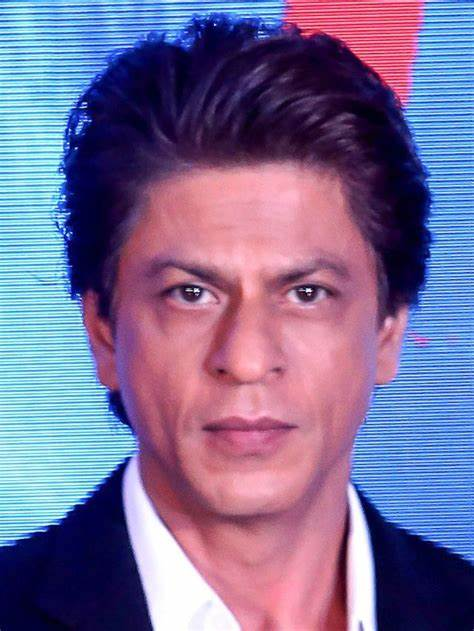
#> input picture image/srk.jpg, 474 x 631 px
$ python masking.py
#> lines starting #> are read from the running program, lines starting #| are printed output that depends on the picture; after the words box and inside, x2 and y2 are one past the last pixel; in counts of white or black regions, pixels touching at a corner belong together
import cv2 as cv
import numpy as np

img = cv.imread('image/srk.jpg')
#> img is the input picture: shape (631, 474, 3); mean B, G, R 148.6, 109, 122.9
#cv.imshow('image',img)

blank = np.zeros(img.shape[ : 2], dtype= 'uint8')
#cv.imshow('blankimage',blank)

mask = cv.circle(blank,(img.shape[1]//2,img.shape[0]//2),150,250,-1)
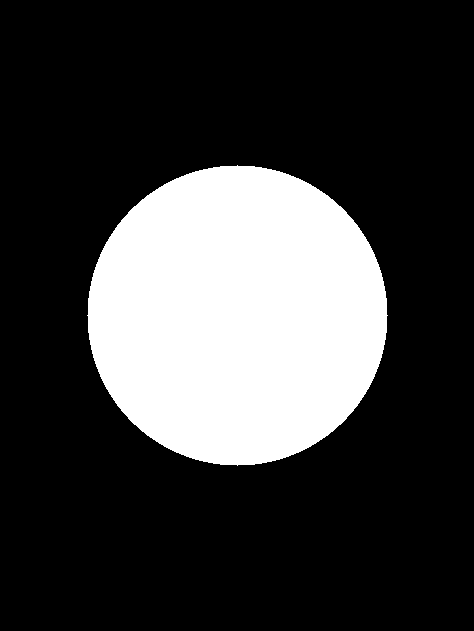
#> blank: shape (631, 474); values 0 (black) and 250 (white), 23.6% white; 1 white region, box (x1, y1, x2, y2) and area: (87, 165, 388, 466) 70681
#150=radius,color,thickness
#cv.imshow('maskimage',mask)

masked = cv.bitwise_and(img,img,mask= mask)
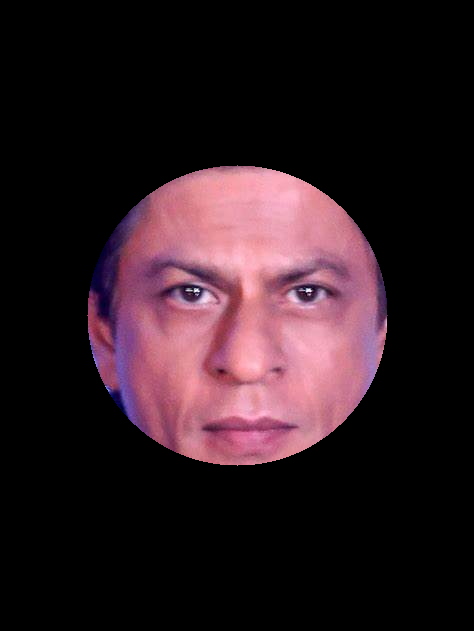
#> masked: shape (631, 474, 3); mean B, G, R 32.8, 26.8, 44.6
cv.imshow('maskedimage',masked)


cv.waitKey(0)

$ run again, with image/friends.jpg copied over image/srk.jpg
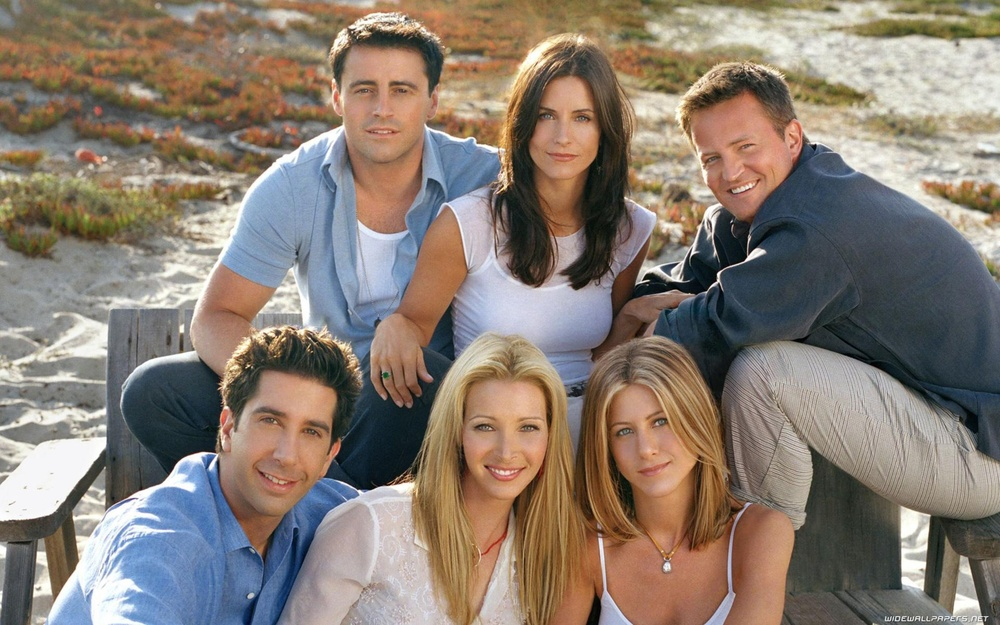
#> input picture image/friends.jpg, 1000 x 625 px, shrunk from 1920 x 1200 before the run
#> img is the input picture: shape (625, 1000, 3); mean B, G, R 113.2, 124.2, 136.4
#> `mask = cv.circle(blank,(img.shape[1]//2,img.shape[0]//2),150,250,-1)`:
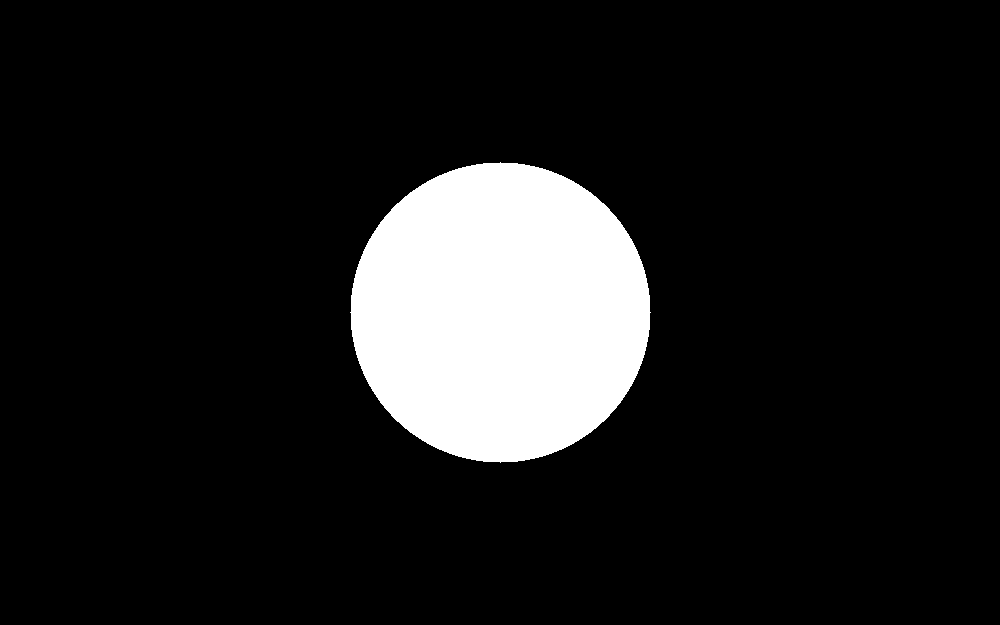
#> blank: shape (625, 1000); values 0 (black) and 250 (white), 11.3% white; 1 white region, box (x1, y1, x2, y2) and area: (350, 162, 651, 463) 70681
#> `masked = cv.bitwise_and(img,img,mask= mask)`:
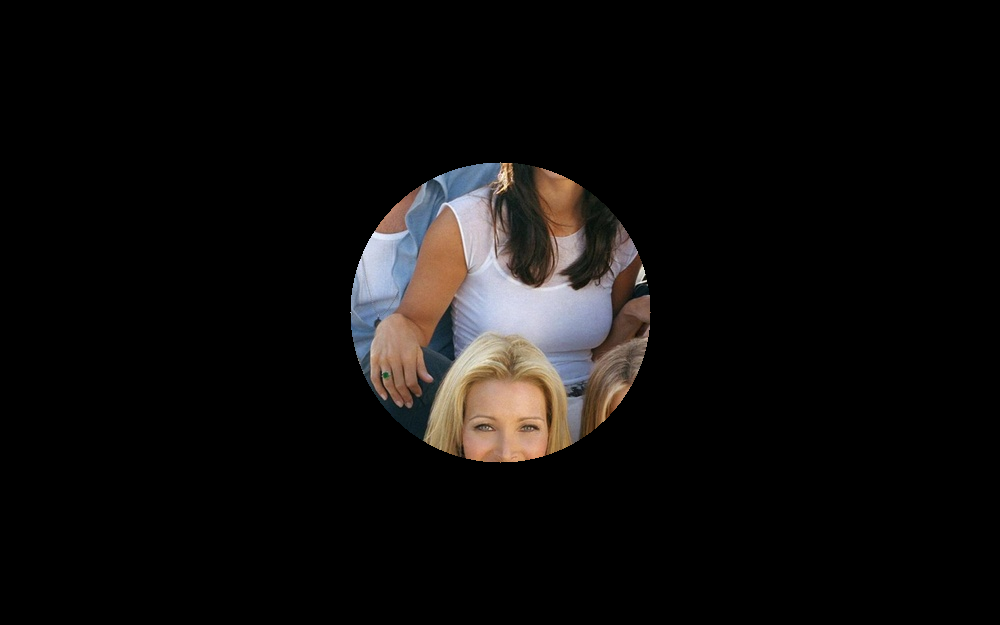
#> masked: shape (625, 1000, 3); mean B, G, R 12.7, 13.5, 15.2

$ run again, with image/gal gadot.jpg copied over image/srk.jpg
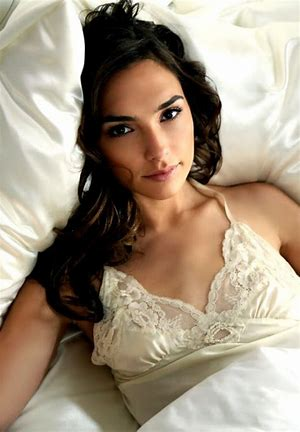
#> input picture image/gal gadot.jpg, 300 x 432 px
#> img is the input picture: shape (432, 300, 3); mean B, G, R 127.2, 146.3, 161.4
#> `mask = cv.circle(blank,(img.shape[1]//2,img.shape[0]//2),150,250,-1)`:
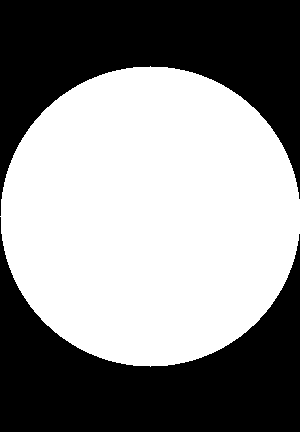
#> blank: shape (432, 300); values 0 (black) and 250 (white), 54.5% white; 2 black regions, box (x1, y1, x2, y2) and area: (0, 0, 300, 216) 29610, (0, 217, 300, 432) 29310
#> `masked = cv.bitwise_and(img,img,mask= mask)`:
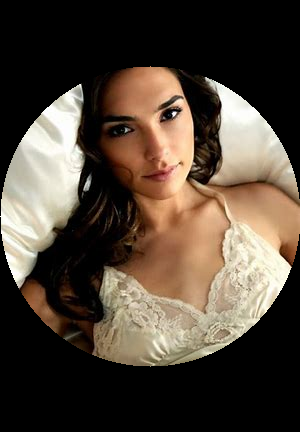
#> masked: shape (432, 300, 3); mean B, G, R 57.1, 69.1, 81.2
